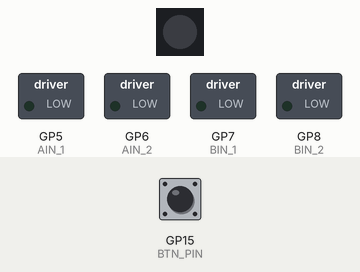
Recording of a sketch running on a simulated Raspberry Pi Pico. Shown: 1 RGB LEDs in strip order, left to right, switched loads named in the sketch (green lamp = pin HIGH). Wiring (inferred from the names in the program): IR receiver: data GP14. The test bench sets the inputs (shaded band); at power-on: GP15 (BTN_PIN) HIGH. What the sketch prints to the serial monitor is not drawn.

Above: at 1.2 s.
1.3 s: GP15 (BTN_PIN) pulsed LOW 2 times (0.12 s each, 0.3 s apart)
At 3.3 s:
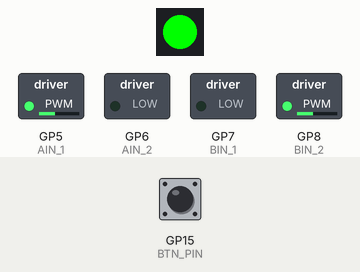
3.8 s: GP15 (BTN_PIN) pulsed LOW 2 times (0.12 s each, 0.3 s apart)
At 5.2 s:
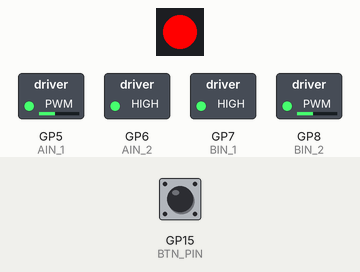
Timing chart, 0 to 6.8 s (numbered marks = the images above; inputs shaded):
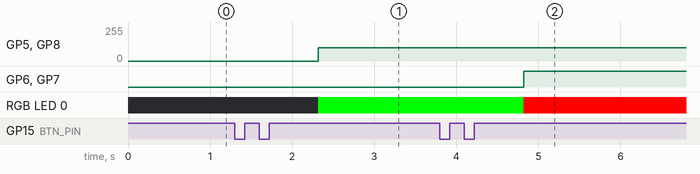

Measured:
- after the input at 1.3 s, GP5 (AIN_1), GP8 (BIN_2): 0/255 → 100/255 after 1.0 s; RGB LED 0: off → RGB(0, 255, 0) after 1.0 s
- after the input at 3.8 s, GP6 (AIN_2), GP7 (BIN_1): LOW → HIGH after 1.0 s; RGB LED 0: RGB(0, 255, 0) → RGB(255, 0, 0) after 1.0 s

The sketch:

Joltik_v2_sumo_board_test.ino
```cpp
#include <RC5.h>
#include "GyverButton.h"
#include <Adafruit_NeoPixel.h>
#include <Wire.h>
// RP2040-Zero
// Раскомментируйте следующую строку, если используете дисплей
//#define USE_DISPLAY
// Display I2C 0.91inch 128x32 SSD1306 SDA GPIO2 SCL GPIO3
// Motor Driver TA6586
#ifdef USE_DISPLAY
  #include <GyverOLED.h>
  GyverOLED<SSD1306_128x32, OLED_BUFFER> oled;
#endif

#define AIN_1 5
#define AIN_2 6
#define BIN_1 7
#define BIN_2 8

#define SEN_Line_R A2
#define SEN_Line_L A3
#define SEN_FR 13
#define SEN_FL 12
#define SEN_R 11
#define SEN_L 10
#define Servo 9
#define BTN_PIN 15
#define IR_PIN 14
#define RGB_led 16 //ws2812 1шт.

Adafruit_NeoPixel pixels(1, RGB_led, NEO_GRB + NEO_KHZ800);
RC5 rc5(IR_PIN);
GButton butt1(BTN_PIN);

// Режимы работы моторов [левый, правый]
const int modes[][2] = {
  {0, 0},       // 0: оба мотора остановлены
  {100, 100},   // 1: оба мотора вперед
  {-100, -100}, // 2: оба мотора назад
  {-100, 100},  // 3: левый назад, правый вперед
  {100, -100}   // 4: левый вперед, правый назад
};

// Цвета для разных режимов (R,G,B)
const uint32_t modeColors[] = {
  pixels.Color(0, 0, 0),      // 0: выключен
  pixels.Color(0, 255, 0),    // 1: зеленый (вперед)
  pixels.Color(255, 0, 0),    // 2: красный (назад)
  pixels.Color(255, 165, 0),  // 3: оранжевый (разворот)
  pixels.Color(0, 0, 255)     // 4: синий (разворот)
};

int currentMode = 0;
const int modeCount = 5;
String lastIRCommand = "None";

void setup() {
  Serial.begin(9600);

  // Инициализация моторов
  pinMode(BIN_1, OUTPUT);
  pinMode(BIN_2, OUTPUT);
  pinMode(AIN_1, OUTPUT);
  pinMode(AIN_2, OUTPUT);

  // Инициализация сенсоров
  pinMode(SEN_FR, INPUT);
  pinMode(SEN_FL, INPUT);
  pinMode(SEN_R, INPUT);
  pinMode(SEN_L, INPUT);

  // Настройка кнопки
  butt1.setDebounce(50);
  butt1.setTimeout(300);
  butt1.setClickTimeout(600);
  butt1.setType(HIGH_PULL);
  butt1.setDirection(NORM_OPEN);

  #ifdef USE_DISPLAY
    oled.init();
    oled.clear();
    oled.setScale(1);
    oled.home();
    oled.print("Display Ready");
    oled.update();
    delay(1000);
  #else
    Serial.println("Display disabled in code");
  #endif

  // Инициализация светодиода
  pixels.begin();
  pixels.clear();
  pixels.setPixelColor(0, modeColors[currentMode]);
  pixels.show();

  // Инициализация моторов
  drive(modes[currentMode][0], modes[currentMode][1]);
}

void loop() {
  butt1.tick();

  // Обработка смены режима
  if (butt1.isDouble()) {
    currentMode = (currentMode + 1) % modeCount;
    drive(modes[currentMode][0], modes[currentMode][1]);
    pixels.setPixelColor(0, modeColors[currentMode]);
    pixels.show();
  }

  #ifdef USE_DISPLAY
    updateDisplay();
  #endif
}

void loop1() {
  processIR();
}

void processIR() {
  unsigned char toggle, address, command;
  if (rc5.read(&toggle, &address, &command)) {
    lastIRCommand = "A:" + String(address) + " C:" + String(command);
    Serial.println("IR: " + lastIRCommand);

    // Мигание светодиодом при получении команды
    pixels.setPixelColor(0, pixels.Color(0, 150, 0));
    pixels.show();
    delay(50);
    pixels.setPixelColor(0, modeColors[currentMode]);
    pixels.show();
  }
}

#ifdef USE_DISPLAY
void updateDisplay() {
  oled.clear();

  // Чтение цифровых сенсоров
  bool fr = !digitalRead(SEN_FR);
  bool fl = !digitalRead(SEN_FL);
  bool r = !digitalRead(SEN_R);
  bool l = !digitalRead(SEN_L);

  // Чтение аналоговых сенсоров
  int lineR = analogRead(SEN_Line_R);
  int lineL = analogRead(SEN_Line_L);

  // Отрисовка цифровых сенсоров (4 прямоугольника)
  drawSensorRect(0, 0, fr);   // SEN_FR
  drawSensorRect(34, 0, r);   // SEN_R
  drawSensorRect(68, 0, l);   // SEN_L
  drawSensorRect(102, 0, fl); // SEN_FL

  // Вывод аналоговых значений
  oled.setCursor(0, 2);
  oled.print("L:");
  oled.print(lineL);
  oled.print(" R:");
  oled.print(lineR);

  // Вывод режима моторов
  oled.setCursor(0, 3);
  oled.print("M:");
  oled.print(modes[currentMode][0]);
  oled.print(",");
  oled.print(modes[currentMode][1]);

  // Вывод последней IR команды
  oled.setCursor(70, 3);
  oled.print(lastIRCommand);

  oled.update();
}

void drawSensorRect(int x, int y, bool filled) {
  if (filled) {
    oled.rect(x, y, x+30, y+7, OLED_FILL);
  } else {
    oled.rect(x, y, x+30, y+7, OLED_STROKE);
  }
}
#endif

void drive(int left, int right) {
  left = constrain(left, -255, 255);
  right = constrain(right, -255, 255);

  if (left >= 0) {
    digitalWrite(AIN_2, LOW);
    analogWrite(AIN_1, abs(left));
  } else {
    digitalWrite(AIN_2, HIGH);
    analogWrite(AIN_1, abs(left));
  }

  if (right >= 0) {
    digitalWrite(BIN_1, LOW);
    analogWrite(BIN_2, abs(right));
  } else {
    digitalWrite(BIN_1, HIGH);
    analogWrite(BIN_2, abs(right));
  }
}
```
